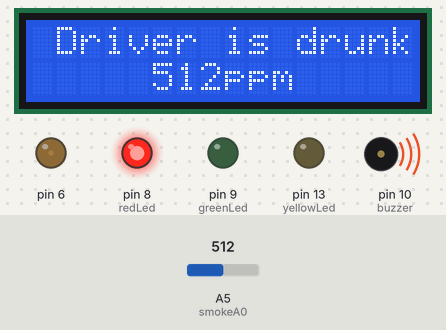
The sketch below on a simulated Arduino Uno, built with avr-gcc and run on an emulated ATmega328P. Parts: 16×2 character LCD, output pins drawn as LEDs (lit = HIGH), buzzer (waves = sounding). The test bench sets the inputs (shaded band); at power-on: A5 (smokeA0) = 512. What the sketch prints to the serial monitor is not drawn.

Above: at 6.2 s.
6.3 s: A5 (smokeA0) set to 458
At 8.6 s:
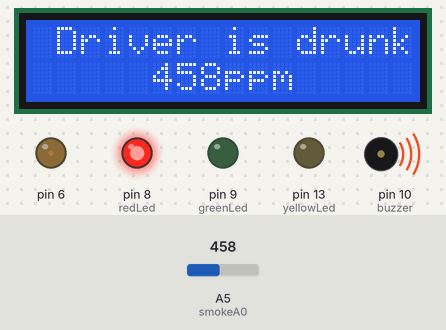
8.9 s: A5 (smokeA0) set to 434
At 11.5 s:
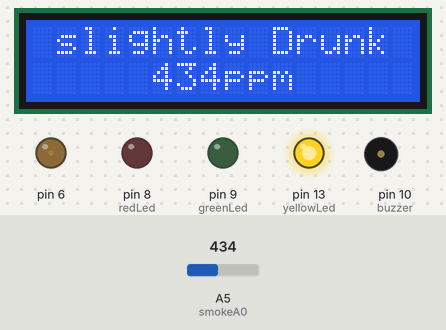
11.8 s: A5 (smokeA0) set to 367
At 14.1 s:
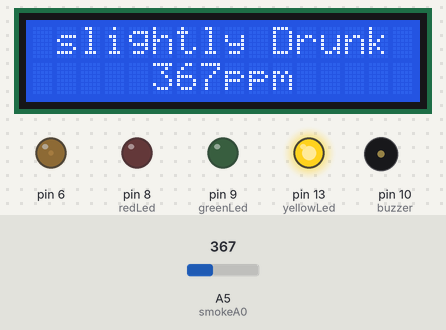
14.4 s: A5 (smokeA0) set to 343
At 15.7 s:
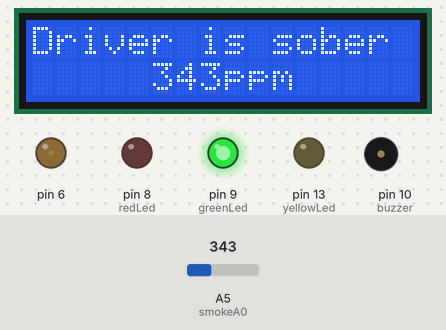
16.8 s: A5 (smokeA0) set to 360
At 19.7 s:
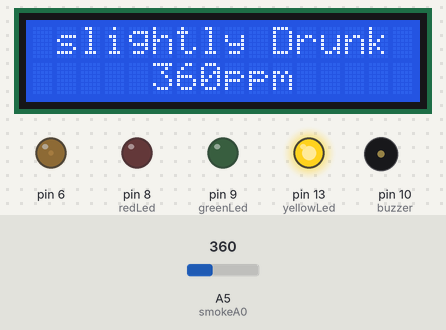
20.0 s: A5 (smokeA0) set to 460
At 22.3 s:
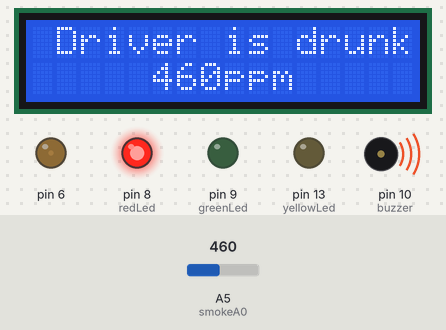
Timing chart, 0 to 23.4 s (numbered marks = the images above; inputs shaded):
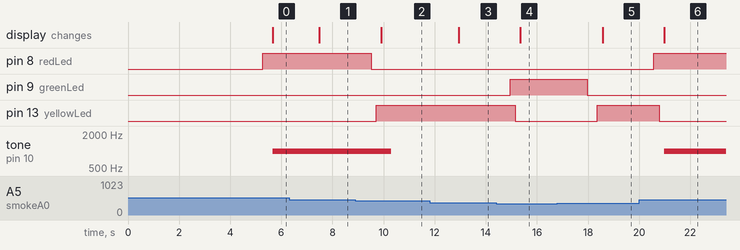

Measured:
- the behaviour switches between 450 and 449 on A5 (smokeA0) (found by bisection; images 1 and 2)
- the behaviour switches between 351 and 350 on A5 (smokeA0) (found by bisection; images 3 and 4)
- after the input at 6.3 s, the display: changes after 1.2 s (image 1)
- after the input at 8.9 s, pin 8 (redLed): HIGH → LOW after 0.61 s; pin 13 (yellowLed): LOW → HIGH after 0.81 s; tone on pin 10 (buzzer): 1000 Hz → silent after 1.4 s; the display: changes after 1.0 s (image 2)
- after the input at 11.8 s, the display: changes after 1.1 s (image 3)
- after the input at 14.4 s, pin 9 (greenLed): LOW → HIGH after 0.55 s; pin 13 (yellowLed): HIGH → LOW after 0.75 s; the display: changes after 0.96 s (image 4)
- after the input at 16.8 s, pin 9 (greenLed): HIGH → LOW after 1.2 s; pin 13 (yellowLed): LOW → HIGH after 1.6 s; the display: changes after 1.8 s (image 5)
- after the input at 20.0 s, pin 8 (redLed): LOW → HIGH after 0.58 s; pin 13 (yellowLed): HIGH → LOW after 0.78 s; tone on pin 10 (buzzer): silent → 1000 Hz after 0.98 s; the display: changes after 0.99 s (image 6)

The sketch:

BscThesis.ino
```cpp
#include <LiquidCrystal.h>
LiquidCrystal lcd(12, 11, 5, 4, 3, 2);
int redLed = 8;
int greenLed =9;
int buzzer = 10;
int yellowLed=13;
int smokeA0 = A5;
void setup()
{
 // put your setup code here, to run once:
 Serial.begin(9600);
 analogWrite(6,20);
 pinMode(redLed, OUTPUT);
 pinMode(greenLed, OUTPUT);
 pinMode(buzzer, OUTPUT);
 pinMode(yellowLed, OUTPUT);
 pinMode(smokeA0, INPUT);
 lcd.begin(16, 2);
 lcd.setCursor(0, 0);
 lcd.print("Alcohl detection ");
 lcd.setCursor(0,1);
 lcd.print("   System  ");
 delay(5000);
}
void loop() {
  // put your main code here, to run repeatedly:
 int analogSensor = analogRead(smokeA0);
 Serial.print("Pin A0: ");

  if (analogSensor <=200)
  {
    digitalWrite(redLed, LOW);
    delay(200);
    digitalWrite(greenLed, LOW);
    delay(200);
    digitalWrite(yellowLed, LOW);
    delay(200);
    lcd.clear();
    lcd.setCursor(0,0);
    lcd.print("Alcohl detection ");
     lcd.scrollDisplayLeft();
    lcd.setCursor(0, 1);
    lcd.print(analogSensor);
    lcd.print("     System  ");
    delay(1000);
  }
  if (analogSensor >200 && analogSensor <=350 )
  {
    digitalWrite(redLed, LOW);
    delay(200);
    digitalWrite(greenLed, HIGH);
    delay(200);
    digitalWrite(yellowLed, LOW);
    delay(200);
    lcd.clear();
    lcd.setCursor(0, 0);
    lcd.print("Driver is sober  ");
    lcd.setCursor(0, 1);
    lcd.print("     ");
    lcd.print(analogSensor);
    lcd.print("ppm ");
    delay(1000);
  //  tone(buzzer,1000,1000);


  }
    if (analogSensor >350  && analogSensor < 450)
    {
    digitalWrite(greenLed, LOW);
    delay(200);
    digitalWrite(redLed, LOW);
     delay(200);
    digitalWrite(yellowLed, HIGH);
     delay(200);
     lcd.setCursor(0,0);
     lcd.print(" slightly Drunk ");
    // lcd.scrollDisplayLeft();
    lcd.setCursor(0, 1);
    lcd.print("     ");
    lcd.print(analogSensor);
    lcd.print("ppm");
    Serial.flush();
    //tone(buzzer,1000,1000);


    }
    if (analogSensor >=450)
    {
    digitalWrite(greenLed, LOW);
    delay(200);
    digitalWrite(redLed, HIGH);
    delay(200);
    digitalWrite(yellowLed, LOW);
    delay(200);
   tone(buzzer,1000,1000);
   lcd.clear();
   lcd.print(" Driver is drunken ");
   lcd.setCursor(0, 1);
   lcd.print("     ");
   lcd.print(analogSensor);
   lcd.print("ppm");
   if (Serial.available())
  {

    SendSMS();
       //Send one SMS
     delay(10000); //Give enough time for GSM to register on Network
   while(1);
  // Serial.flush();
  }
          }
        }
      void SendSMS()
{

  Serial.println("AT+CMGF=1");    //To send SMS in Text Mode
  delay(1000);
  Serial.println("AT+CMGS=\"0928538755\"\r"); //Change to destination phone number
  delay(1000);
  Serial.println("Hello traffic alcohol detected by driver !");//the content of the message
  delay(200);
  Serial.println((char)26); //the stopping character Ctrl+Z
  delay(1000);
}
 
```
